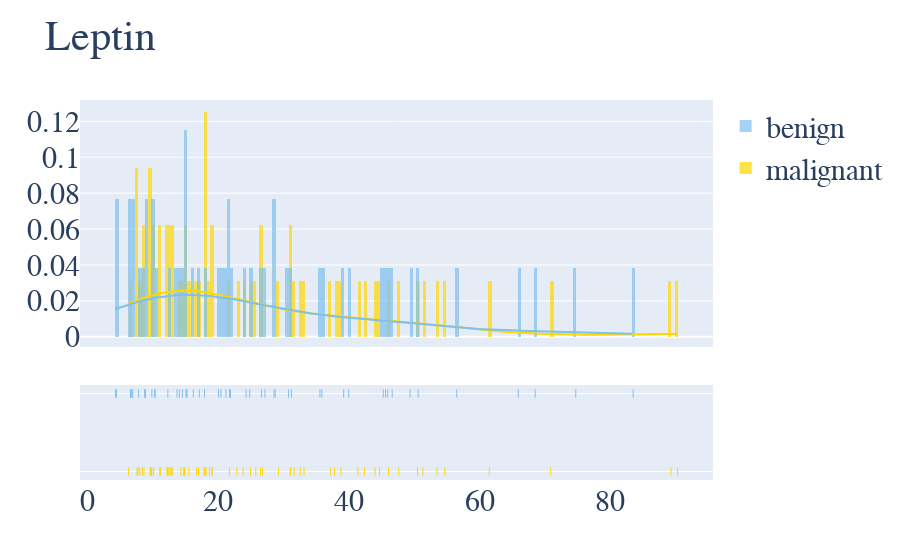

Notebook code cell kept with this figure:
### Code cell
plot_distribution('Leptin', .5)

### Figure 1 — Plotly figure (JSON) as saved in the notebook; plotly's stock layout.template omitted (floating-point values rounded to 4 significant figures; data arrays with more than 128 entries replaced by an {"elided": "..."} marker saying what was removed)
{"data": [{"autobinx": false, "histnorm": "probability density", "legendgroup": "malignant", "marker": {"color": "#FFD700"}, "name": "malignant", "opacity": 0.7, "type": "histogram", "x": [7.648, 7.753, 11.24, 16.74, 19.08, 9.699, 11.08, 9.865, 8.438, 32.58, 6.334, 8.016, 14.9, 18.0, 8.687, 12.19, 12.87, 13.08, 7.65, 18.16, 9.62, 21.78, 10.16, 9.8, 37.22, 25.78, 47.65, 44.71, 17.02, 38.81, 46.08, 19.07, 12.26, 26.52, 15.53, 70.88, 18.13, 22.89, 31.04, 31.65, 29.27, 42.39, 37.84, 51.34, 12.68, 14.32, 53.5, 14.75, 31.12, 14.91, 44.02, 26.81, 33.16, 41.41, 23.85, 18.69, 17.87, 50.53, 89.27, 54.68, 12.45, 61.48, 24.96, 90.28], "xaxis": "x", "xbins": {"end": 90.28, "size": 0.5, "start": 6.334}, "yaxis": "y"}, {"autobinx": false, "histnorm": "probability density", "legendgroup": "benign", "marker": {"color": "#7EC0EE"}, "name": "benign", "opacity": 0.7, "type": "histogram", "x": [8.807, 8.844, 17.94, 9.883, 6.699, 6.832, 6.964, 4.311, 4.47, 17.13, 14.57, 35.59, 20.45, 8.88, 15.26, 14.09, 26.65, 30.77, 21.21, 49.37, 15.12, 28.75, 45.62, 39.21, 12.33, 39.98, 46.64, 45.96, 50.61, 10.28, 74.71, 27.18, 68.51, 31.21, 20.09, 21.9, 16.22, 83.48, 24.3, 21.79, 28.56, 35.89, 10.39, 15.14, 56.5, 24.85, 65.93, 6.633, 45.27, 7.85, 21.78, 13.74], "xaxis": "x", "xbins": {"end": 83.48, "size": 0.5, "start": 4.311}, "yaxis": "y"}, {"legendgroup": "malignant", "marker": {"color": "#FFD700"}, "mode": "lines", "name": "malignant", "showlegend": false, "type": "scatter", "x": {"elided": "500 float values"}, "xaxis": "x", "y": {"elided": "500 float values"}, "yaxis": "y"}, {"legendgroup": "benign", "marker": {"color": "#7EC0EE"}, "mode": "lines", "name": "benign", "showlegend": false, "type": "scatter", "x": {"elided": "500 float values"}, "xaxis": "x", "y": {"elided": "500 float values"}, "yaxis": "y"}, {"legendgroup": "malignant", "marker": {"color": "#FFD700", "symbol": "line-ns-open"}, "mode": "markers", "name": "malignant", "showlegend": false, "type": "scatter", "x": [7.648, 7.753, 11.24, 16.74, 19.08, 9.699, 11.08, 9.865, 8.438, 32.58, 6.334, 8.016, 14.9, 18.0, 8.687, 12.19, 12.87, 13.08, 7.65, 18.16, 9.62, 21.78, 10.16, 9.8, 37.22, 25.78, 47.65, 44.71, 17.02, 38.81, 46.08, 19.07, 12.26, 26.52, 15.53, 70.88, 18.13, 22.89, 31.04, 31.65, 29.27, 42.39, 37.84, 51.34, 12.68, 14.32, 53.5, 14.75, 31.12, 14.91, 44.02, 26.81, 33.16, 41.41, 23.85, 18.69, 17.87, 50.53, 89.27, 54.68, 12.45, 61.48, 24.96, 90.28], "xaxis": "x", "y": ["malignant", "malignant", "malignant", "malignant", "malignant", "malignant", "malignant", "malignant", "malignant", "malignant", "malignant", "malignant", "malignant", "malignant", "malignant", "malignant", "malignant", "malignant", "malignant", "malignant", "malignant", "malignant", "malignant", "malignant", "malignant", "malignant", "malignant", "malignant", "malignant", "malignant", "malignant", "malignant", "malignant", "malignant", "malignant", "malignant", "malignant", "malignant", "malignant", "malignant", "malignant", "malignant", "malignant", "malignant", "malignant", "malignant", "malignant", "malignant", "malignant", "malignant", "malignant", "malignant", "malignant", "malignant", "malignant", "malignant", "malignant", "malignant", "malignant", "malignant", "malignant", "malignant", "malignant", "malignant"], "yaxis": "y2"}, {"legendgroup": "benign", "marker": {"color": "#7EC0EE", "symbol": "line-ns-open"}, "mode": "markers", "name": "benign", "showlegend": false, "type": "scatter", "x": [8.807, 8.844, 17.94, 9.883, 6.699, 6.832, 6.964, 4.311, 4.47, 17.13, 14.57, 35.59, 20.45, 8.88, 15.26, 14.09, 26.65, 30.77, 21.21, 49.37, 15.12, 28.75, 45.62, 39.21, 12.33, 39.98, 46.64, 45.96, 50.61, 10.28, 74.71, 27.18, 68.51, 31.21, 20.09, 21.9, 16.22, 83.48, 24.3, 21.79, 28.56, 35.89, 10.39, 15.14, 56.5, 24.85, 65.93, 6.633, 45.27, 7.85, 21.78, 13.74], "xaxis": "x", "y": ["benign", "benign", "benign", "benign", "benign", "benign", "benign", "benign", "benign", "benign", "benign", "benign", "benign", "benign", "benign", "benign", "benign", "benign", "benign", "benign", "benign", "benign", "benign", "benign", "benign", "benign", "benign", "benign", "benign", "benign", "benign", "benign", "benign", "benign", "benign", "benign", "benign", "benign", "benign", "benign", "benign", "benign", "benign", "benign", "benign", "benign", "benign", "benign", "benign", "benign", "benign", "benign"], "yaxis": "y2"}], "layout": {"barmode": "overlay", "font": {"family": "Arial", "size": 30}, "hovermode": "closest", "legend": {"traceorder": "reversed"}, "title": {"text": "Leptin"}, "xaxis": {"anchor": "y2", "domain": [0, 1], "zeroline": false}, "yaxis": {"anchor": "free", "domain": [0.35, 1], "position": 0}, "yaxis2": {"anchor": "x", "domain": [0, 0.25], "dtick": 1, "showticklabels": false}}}
